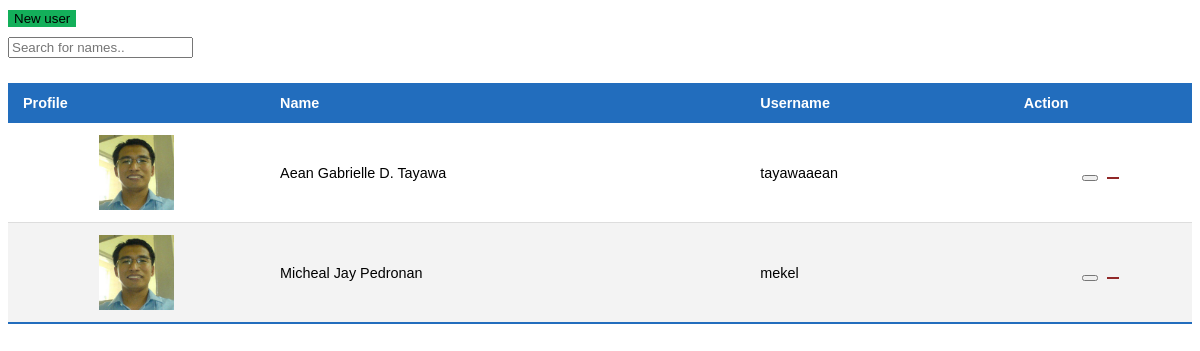
/users.php, run on an earlier commit of the app's database.
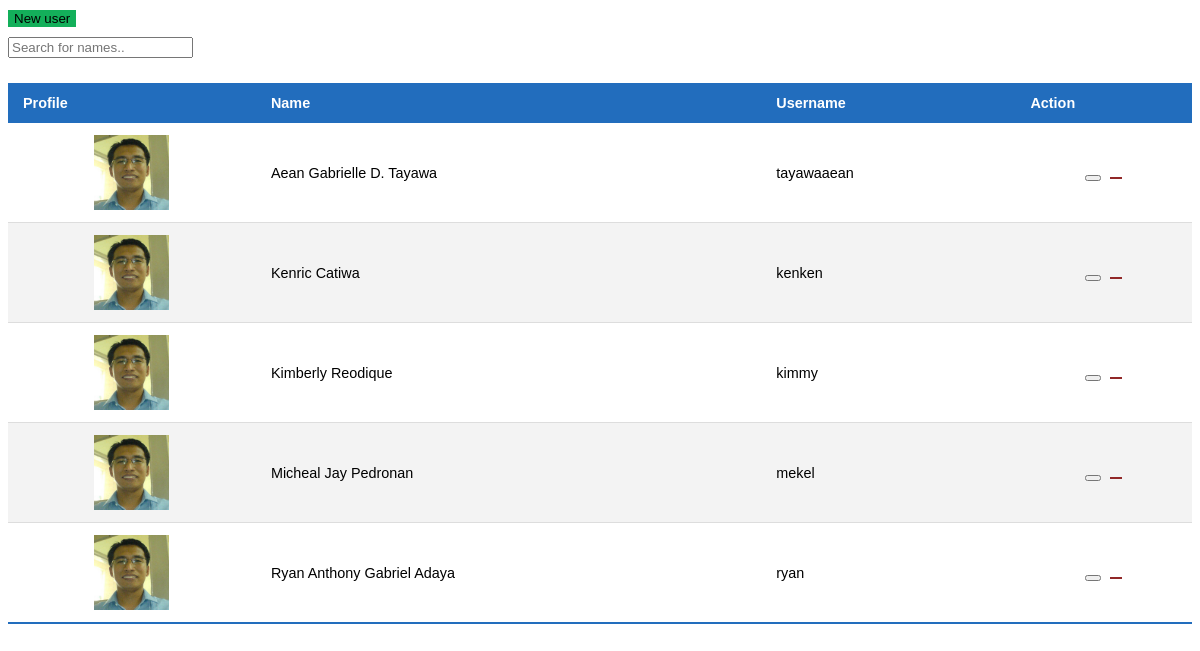
And on a later commit of the database.
### tables this page shows
CREATE TABLE `users` (
  `id` int(30) NOT NULL,
  `name` varchar(200) NOT NULL,
  `username` varchar(100) NOT NULL,
  `password` varchar(200) NOT NULL,
  `type` tinyint(1) NOT NULL DEFAULT 2 COMMENT '1+admin , 2 = users'
);

### users.php (the view, shortened to what this page needs)
<link rel="stylesheet" href= "./css/user.css">
<div class="container-fluid">
    <div class="row">
        <div class="card col-lg-12 container_card">
            <div class="card-body">
                <div class="col-lg-12">
                    <button class="btn btn-primary float-right btn-sm" id="new_user"><i class="fa fa-plus"></i> New user</button>
                </div>
                <input type="text" id="searchInput" placeholder="Search for names.." class="form-control mb-3">
                <table class="info_table">
                    <thead>
                        <tr>
                            <th class="text-center">Profile</th>
                            <th class="text-center">Name</th>
                            <th class="text-center">Username</th>
                            <th class="text-center">Action</th>
                        </tr>
                    </thead>
                    <tbody>
                        <?php
                            include 'db_connect.php';
                            $users = $conn->query("SELECT * FROM users order by name asc");
                            while($row= $users->fetch_assoc()):
                         ?>
                         <tr>
                            <td>
                                <center>
                                    <img src="profile_image/profile_sample.jpg" alt="Profile Image" style="width: 75px; height: 75px;">
                                </center>
                            </td>
                            <td><?php echo $row['name'] ?></td>
                            <td><?php echo $row['username'] ?></td>
                            <td>
                                <center>
                                    <div class="btn-group">
                                        <button type="button" class="btn btn-primary edit_user" data-id="<?php echo $row['id'] ?>"><i class="fa fa-pen"></i></button>
                                        <button type="button" class="btn btn-primary delete_user" data-id="<?php echo $row['id'] ?>"><i class="fa fa-user-minus"></i></button>
                                    </div>
                                </center>
                            </td>
                         </tr>
                        <?php endwhile; ?>
                    </tbody>
                </table>
            </div>
        </div>
    </div>
</div>

### css/user.css (style rules this page uses)
#new_user { margin-bottom: 10px; background-color: rgb(19, 175, 90); border: none; }
.edit_user { margin-right: 5px; }
.delete_user { background-color: rgb(145, 40, 40); border: none }
.info_table { width: 100%; border-collapse: collapse; margin: 25px 0; font-size: 0.9em; font-family: sans-serif; min-width: 400px; }
.info_table thead tr { background-color: rgb(34, 109, 189); color: #ffffff; text-align: left; }
.info_table th, .info_table td { padding: 12px 15px; }
.info_table tbody tr { border-bottom: 1px solid #dddddd; }
.info_table tbody tr:nth-of-type(even) { background-color: #f3f3f3; }
.info_table tbody tr:last-of-type { border-bottom: 2px solid rgb(34, 109, 189); }
.container_card { min-height: 650px; overflow-y: auto; }
.container-fluid { margin-top: 10px; }

What changed in the data, as far as the page shows it:
added users: name "Kenric Catiwa", username "kenken"
added users: name "Kimberly Reodique", username "kimmy"
added users: name "Ryan Anthony Gabriel Adaya", username "ryan"
